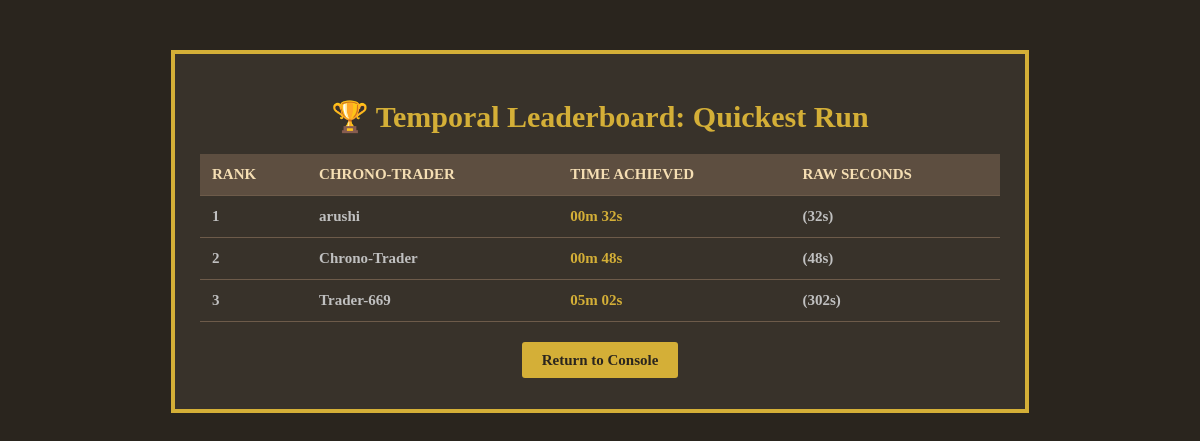
Page /leaderboard/ on the committed database.
### game_app/models.py (models this page shows, shortened)
class LeaderboardEntry(models.Model):
    player_name = models.CharField(max_length=50, default='Anonymous Chrono-Trader')
    time_seconds = models.IntegerField()
    date_recorded = models.DateTimeField(auto_now_add=True)
    class Meta:
        ordering = ['time_seconds', 'date_recorded']
        verbose_name_plural = "Leaderboard Entries"

### game_app/views.py (the view)
# urls.py: path('leaderboard/', views.leaderboard_view, name='leaderboard'), # Renamed for clarity
def leaderboard_view(request):
    best_scores_queryset = LeaderboardEntry.objects.values('player_name').annotate(
        best_time_seconds=models.Min('time_seconds')
    ).order_by('best_time_seconds')[:10]
    formatted_entries = []
    for rank, entry in enumerate(best_scores_queryset, 1):
        formatted_entries.append({
            'rank': rank,
            'player_name': entry['player_name'],
            'time': format_time(entry['best_time_seconds']),
            'time_seconds': entry['best_time_seconds'],
        })
    context = {
        'leaderboard_entries': formatted_entries
    }
    return render(request, 'game_app/leaderboard.html', context)

### game_app/views.py (called while the page is built)
def format_time(seconds):
    if seconds <= 0:
        return "N/A" # <-- Handles the new player/never-won case
    minutes = seconds // 60
    secs = seconds % 60
    return f"{minutes:02d}m {secs:02d}s"

### game_app/templates/game_app/leaderboard.html (shortened to what this page needs)
{% load static %}
<!DOCTYPE html>
<html lang="en">
<head>
</head>
<body>
    <div class="container">
        <h1>🏆 Temporal Leaderboard: Quickest Run</h1>
        <table style="margin: 20px auto;">
            <thead>
                <tr>
                    <th>Rank</th>
                    <th>Chrono-Trader</th>
                    <th>Time Achieved</th>
                    <th>Raw Seconds</th>
                </tr>
            </thead>
            <tbody>
                {% for entry in leaderboard_entries %}
                <tr>
                    <td>{{ forloop.counter }}</td>
                    <td>{{ entry.player_name }}</td>
                    <td>{{ entry.time }}</td>
                    <td>({{ entry.time_seconds }}s)</td>
                </tr>
                {% empty %}
                <tr><td colspan="4" style="text-align: center;">No completed missions recorded yet.</td></tr>
                {% endfor %}
            </tbody>
        </table>
        <p style="text-align: center; margin-top: 30px;">
            <a href="{% url 'game_app:game_console' %}" class="btn" style="padding: 10px 20px; background-color: #d4af37; color: #2a251e; text-decoration: none; border-radius: 3px;">Return to Console</a>
        </p>
    </div>
</body>
</html>

### game_app/templates/game_app/leaderboard.html (style rules this page uses)
body { font-family: 'Palatino Linotype', 'Book Antiqua', Palatino, serif; margin: 0; background-color: #2a251e; color: #C0C0C0; font-size: 15px; font-weight: bold; }
.container { max-width: 800px; margin: 50px auto; padding: 25px; border: 4px solid #d4af37; background: rgba(90, 81, 70, 0.3); }
h1 { font-family: 'Trajan Pro', serif; color: #d4af37; text-align: center; }
table { width: 100%; border-collapse: collapse; margin-top: 20px; }
th, td { padding: 12px; text-align: left; border-bottom: 1px solid #6d5b4a; }
th { background-color: rgba(109, 91, 74, 0.7); color: #f5deb3; text-transform: uppercase; }
td:nth-child(3) { color: #d4af37; font-weight: bold; }

### rows in the picture
LeaderboardEntry: player_name "Trader-669", time "05m 02s", time_seconds "302"

### other values in the picture
{{ entry.player_name }} "arushi" "Chrono-Trader"
{{ entry.time }} "00m 32s" "00m 48s"
{{ entry.time_seconds }} "32" "48"
